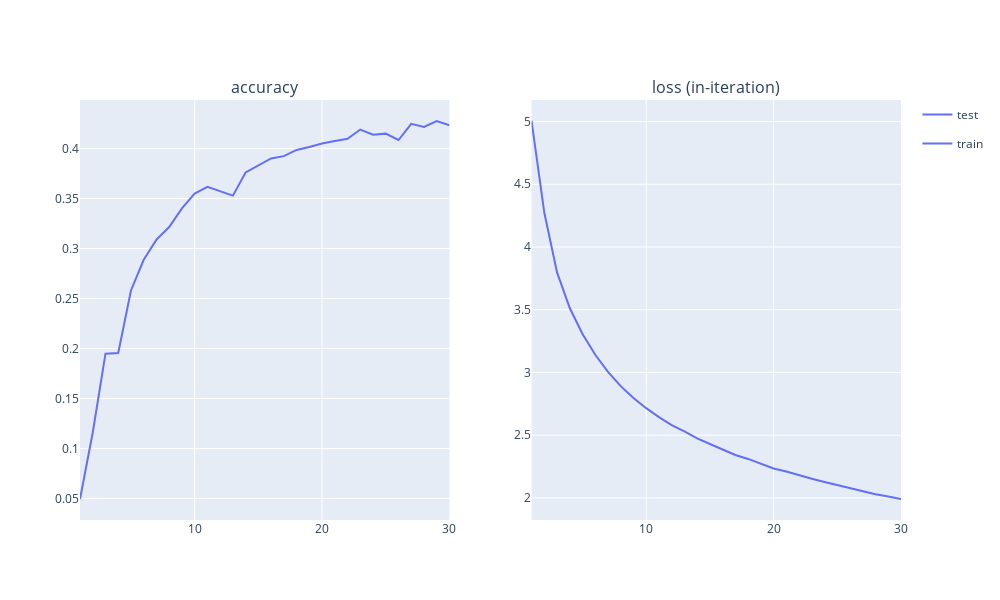

Source (notebook cell):
### Code cell
display_no_widgets(plotter)

### Figure 1 — Plotly figure (JSON) as saved in the notebook; plotly's stock layout.template omitted (floating-point values rounded to 4 significant figures)
{"data": [{"hovertemplate": "phase=test<br>epoch=%{x}<br>accuracy=%{y}<extra></extra>", "legendgroup": "test", "marker": {"color": "#636efa", "symbol": "circle"}, "mode": "lines", "name": "test", "orientation": "v", "showlegend": true, "type": "scatter", "x": [1, 2, 3, 4, 5, 6, 7, 8, 9, 10, 11, 12, 13, 14, 15, 16, 17, 18, 19, 20, 21, 22, 23, 24, 25, 26, 27, 28, 29, 30], "xaxis": "x", "y": [0.04946, 0.1159, 0.1949, 0.1956, 0.2581, 0.2887, 0.3089, 0.3215, 0.3402, 0.3549, 0.3618, 0.3572, 0.3529, 0.3761, 0.3834, 0.3901, 0.3924, 0.3986, 0.4015, 0.4051, 0.4075, 0.4097, 0.419, 0.4138, 0.4149, 0.4085, 0.4247, 0.4216, 0.4275, 0.4234], "yaxis": "y"}, {"hovertemplate": "phase=train<br>epoch=%{x}<br>loss (in-iteration)=%{y}<extra></extra>", "legendgroup": "train", "marker": {"color": "#636efa", "symbol": "circle"}, "mode": "lines", "name": "train", "orientation": "v", "showlegend": true, "type": "scatter", "x": [1, 2, 3, 4, 5, 6, 7, 8, 9, 10, 11, 12, 13, 14, 15, 16, 17, 18, 19, 20, 21, 22, 23, 24, 25, 26, 27, 28, 29, 30], "xaxis": "x2", "y": [5.004, 4.275, 3.798, 3.514, 3.307, 3.141, 3.005, 2.891, 2.796, 2.715, 2.644, 2.58, 2.53, 2.474, 2.43, 2.388, 2.342, 2.311, 2.274, 2.235, 2.21, 2.18, 2.153, 2.127, 2.101, 2.077, 2.053, 2.03, 2.012, 1.991], "yaxis": "y2"}], "layout": {"annotations": [{"font": {"size": 16}, "showarrow": false, "text": "accuracy", "x": 0.225, "xanchor": "center", "xref": "paper", "y": 1, "yanchor": "bottom", "yref": "paper"}, {"font": {"size": 16}, "showarrow": false, "text": "loss (in-iteration)", "x": 0.775, "xanchor": "center", "xref": "paper", "y": 1, "yanchor": "bottom", "yref": "paper"}], "height": 600, "showlegend": true, "width": 1000, "xaxis": {"anchor": "y", "domain": [0, 0.45]}, "xaxis2": {"anchor": "y2", "domain": [0.55, 1]}, "yaxis": {"anchor": "x", "domain": [0, 1]}, "yaxis2": {"anchor": "x2", "domain": [0, 1]}}}
